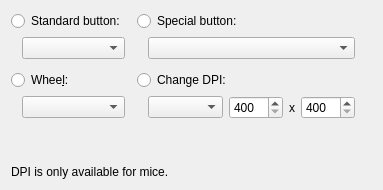
     <widget class="QWidget" name="mouseTab">
      <property name="sizePolicy">
       <sizepolicy hsizetype="Expanding" vsizetype="Expanding">
        <horstretch>0</horstretch>
        <verstretch>0</verstretch>
       </sizepolicy>
      </property>
      <attribute name="title">
       <string>Mouse</string>
      </attribute>
      <layout class="QGridLayout" name="gridLayout">
       <item row="3" column="3" colspan="5">
        <widget class="QRadioButton" name="dpiButton">
         <property name="text">
          <string>Change DPI:</string>
         </property>
         <property name="autoExclusive">
          <bool>false</bool>
         </property>
        </widget>
       </item>
       <item row="5" column="1">
        <spacer name="verticalSpacer_2">
         <property name="orientation">
          <enum>Qt::Vertical</enum>
         </property>
         <property name="sizeHint" stdset="0">
          <size>
           <width>20</width>
           <height>40</height>
          </size>
         </property>
        </spacer>
       </item>
       <item row="2" column="1">
        <spacer name="verticalSpacer_8">
         <property name="orientation">
          <enum>Qt::Vertical</enum>
         </property>
         <property name="sizeType">
          <enum>QSizePolicy::Fixed</enum>
         </property>
         <property name="sizeHint" stdset="0">
          <size>
           <width>20</width>
           <height>5</height>
          </size>
         </property>
        </spacer>
       </item>
       <item row="1" column="0">
        <spacer name="horizontalSpacer_18">
         <property name="orientation">
          <enum>Qt::Horizontal</enum>
         </property>
         <property name="sizeType">
          <enum>QSizePolicy::Fixed</enum>
         </property>
         <property name="sizeHint" stdset="0">
          <size>
           <width>5</width>
           <height>20</height>
          </size>
         </property>
        </spacer>
       </item>
       <item row="1" column="3">
        <spacer name="horizontalSpacer_20">
         <property name="orientation">
          <enum>Qt::Horizontal</enum>
         </property>
         <property name="sizeType">
          <enum>QSizePolicy::Fixed</enum>
         </property>
         <property name="sizeHint" stdset="0">
          <size>
           <width>5</width>
           <height>20</height>
          </size>
         </property>
        </spacer>
       </item>
       <item row="1" column="4" colspan="4">
        <widget class="QComboBox" name="mb2Box">
         <property name="sizePolicy">
          <sizepolicy hsizetype="Expanding" vsizetype="Fixed">
           <horstretch>0</horstretch>
           <verstretch>0</verstretch>
          </sizepolicy>
         </property>
         <item>
          <property name="text">
           <string/>
          </property>
         </item>
         <item>
          <property name="text">
           <string>4 (Back)</string>
          </property>
         </item>
         <item>
          <property name="text">
           <string>5 (Forward)</string>
          </property>
         </item>
         <item>
          <property name="text">
           <string>6</string>
          </property>
         </item>
         <item>
          <property name="text">
           <string>7</string>
          </property>
         </item>
         <item>
          <property name="text">
           <string>8</string>
          </property>
         </item>
        </widget>
       </item>
       <item row="4" column="4">
        <widget class="QComboBox" name="dpiBox">
         <item>
          <property name="text">
           <string/>
          </property>
         </item>
         <item>
          <property name="text">
           <string>(Up)</string>
          </property>
         </item>
         <item>
          <property name="text">
           <string>(Down)</string>
          </property>
         </item>
         <item>
          <property name="text">
           <string>Sniper</string>
          </property>
         </item>
         <item>
          <property name="text">
           <string>1:</string>
          </property>
         </item>
         <item>
          <property name="text">
           <string>2:</string>
          </property>
         </item>
         <item>
          <property name="text">
           <string>3:</string>
          </property>
         </item>
         <item>
          <property name="text">
           <string>4:</string>
          </property>
         </item>
         <item>
          <property name="text">
           <string>5:</string>
          </property>
         </item>
         <item>
          <property name="text">
           <string>Custom:</string>
          </property>
         </item>
        </widget>
       </item>
       <item row="4" column="7">
        <widget class="QSpinBox" name="dpiCustYBox">
         <property name="minimum">
          <number>400</number>
         </property>
         <property name="maximum">
          <number>8500</number>
         </property>
         <property name="singleStep">
          <number>50</number>
         </property>
        </widget>
       </item>
       <item row="1" column="1">
        <widget class="QComboBox" name="mbBox">
         <property name="sizePolicy">
          <sizepolicy hsizetype="Expanding" vsizetype="Fixed">
           <horstretch>0</horstretch>
           <verstretch>0</verstretch>
          </sizepolicy>
         </property>
         <item>
          <property name="text">
           <string/>
          </property>
         </item>
         <item>
          <property name="text">
           <string>Left</string>
          </property>
         </item>
         <item>
          <property name="text">
           <string>Right</string>
          </property>
         </item>
         <item>
          <property name="text">
           <string>Middle</string>
          </property>
         </item>
        </widget>
       </item>
       <item row="4" column="1">
        <widget class="QComboBox" name="wheelBox">
         <item>
          <property name="text">
           <string/>
          </property>
         </item>
         <item>
          <property name="text">
           <string>Up</string>
          </property>
         </item>
         <item>
          <property name="text">
           <string>Down</string>
          </property>
         </item>
        </widget>
       </item>
       <item row="0" column="0" colspan="2">
        <widget class="QRadioButton" name="mbButton">
         <property name="text">
          <string>Standard button:</string>
         </property>
         <property name="autoExclusive">
          <bool>false</bool>
         </property>
        </widget>
       </item>
       <item row="4" column="5">
        <widget class="QSpinBox" name="dpiCustXBox">
         <property name="minimum">
          <number>400</number>
         </property>
         <property name="maximum">
          <number>8500</number>
         </property>
         <property name="singleStep">
          <number>50</number>
         </property>
        </widget>
       </item>
       <item row="6" column="0" colspan="10">
        <widget class="QLabel" name="dpiWarning">
         <property name="sizePolicy">
          <sizepolicy hsizetype="Preferred" vsizetype="Fixed">
           <horstretch>0</horstretch>
           <verstretch>0</verstretch>
          </sizepolicy>
         </property>
         <property name="text">
          <string>DPI is only available for mice.</string>
         </property>
        </widget>
       </item>
       <item row="3" column="0" colspan="2">
        <widget class="QRadioButton" name="wheelButton">
         <property name="text">
          <string>Whee&amp;l:</string>
         </property>
        </widget>
       </item>
       <item row="1" column="8">
        <spacer name="horizontalSpacer_22">
         <property name="orientation">
          <enum>Qt::Horizontal</enum>
         </property>
         <property name="sizeType">
          <enum>QSizePolicy::Fixed</enum>
         </property>
         <property name="sizeHint" stdset="0">
          <size>
           <width>5</width>
           <height>20</height>
          </size>
         </property>
        </spacer>
       </item>
       <item row="0" column="3" colspan="5">
        <widget class="QRadioButton" name="mb2Button">
         <property name="text">
          <string>Special button:</string>
         </property>
         <property name="autoExclusive">
          <bool>false</bool>
         </property>
        </widget>
       </item>
       <item row="4" column="6">
        <widget class="QLabel" name="dpiCustLabel">
         <property name="text">
          <string>x</string>
         </property>
        </widget>
       </item>
       <item row="1" column="2">
        <spacer name="horizontalSpacer_19">
         <property name="orientation">
          <enum>Qt::Horizontal</enum>
         </property>
         <property name="sizeHint" stdset="0">
          <size>
           <width>0</width>
           <height>0</height>
          </size>
         </property>
        </spacer>
       </item>
       <item row="1" column="9">
        <spacer name="horizontalSpacer_21">
         <property name="orientation">
          <enum>Qt::Horizontal</enum>
         </property>
         <property name="sizeHint" stdset="0">
          <size>
           <width>0</width>
           <height>20</height>
          </size>
         </property>
        </spacer>
       </item>
      </layout>
     </widget>
